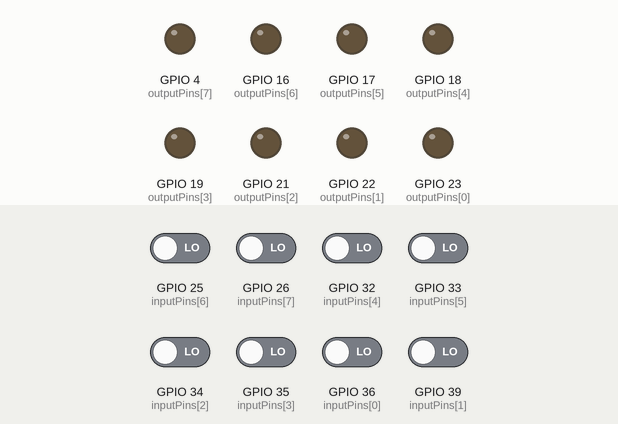
Simulated run of this program. Board: ESP32. Parts: output pins drawn as LEDs (lit = HIGH). The inputs (shaded band) are chosen by the test bench; at power-on: GPIO 25 (inputPins[6]), GPIO 26 (inputPins[7]), GPIO 32 (inputPins[4]), GPIO 33 (inputPins[5]), GPIO 34 (inputPins[2]), GPIO 35 (inputPins[3]), GPIO 36 (inputPins[0]), GPIO 39 (inputPins[1]) LOW. WiFi joins after 1.5 s; servers stay silent unless stated; random numbers use the default seed unless the program sets one; EEPROM starts erased; no MQTT or app messages arrive unless stated; what the program prints to the serial monitor is not drawn.

Above: at 2.9 s.
3.0 s: GPIO 25 (inputPins[6]) driven HIGH
At 4.1 s:
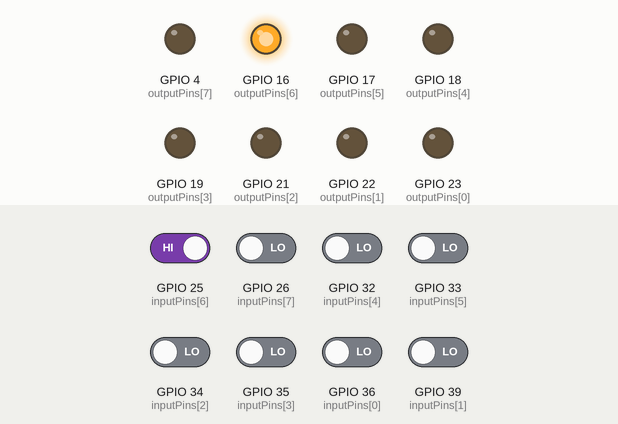
4.6 s: GPIO 26 (inputPins[7]) driven HIGH
At 5.8 s:
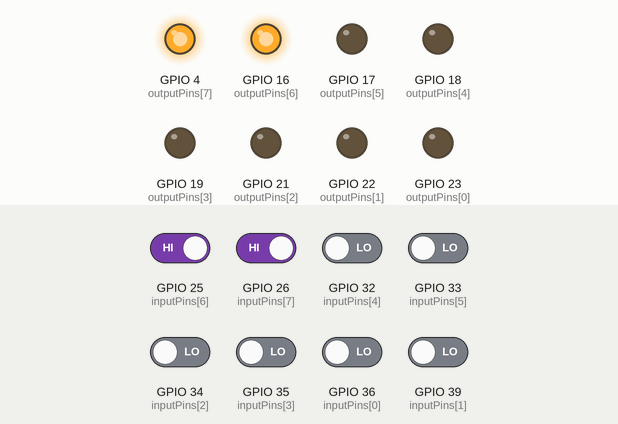
6.1 s: GPIO 32 (inputPins[4]) driven HIGH
At 7.3 s:
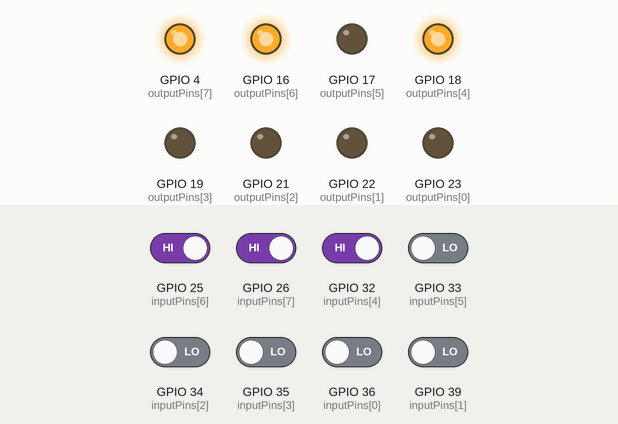
7.6 s: GPIO 33 (inputPins[5]) driven HIGH
At 8.0 s:
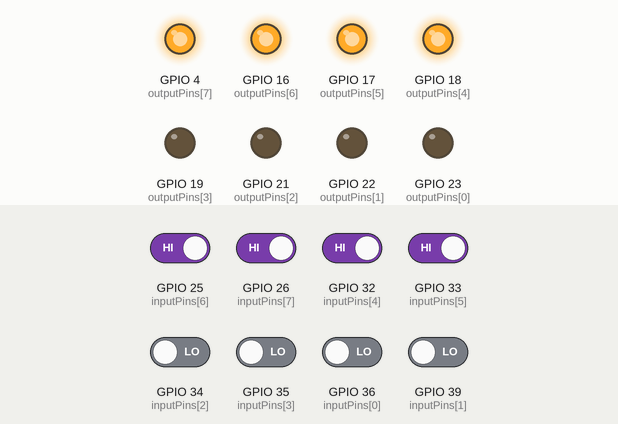
9.1 s: GPIO 34 (inputPins[2]) driven HIGH
At 9.8 s:
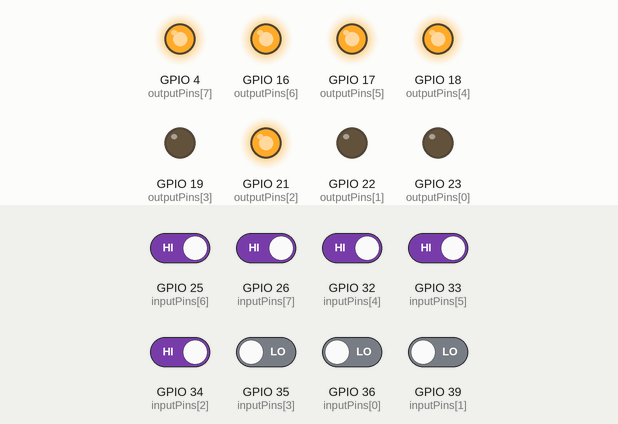
10.6 s: GPIO 35 (inputPins[3]) driven HIGH
At 11.5 s:
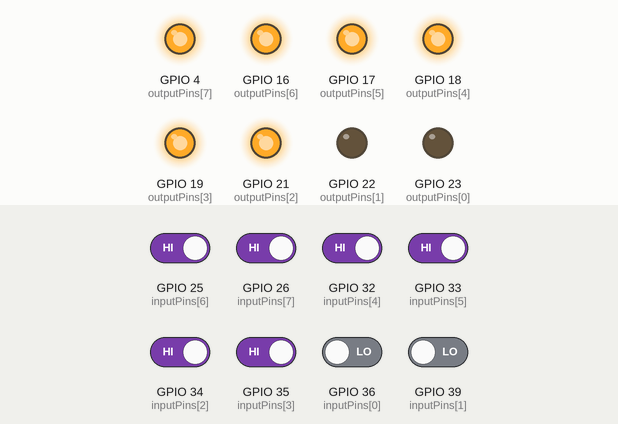
Timing chart, 0 to 13.1 s (numbered marks = the images above; inputs shaded):
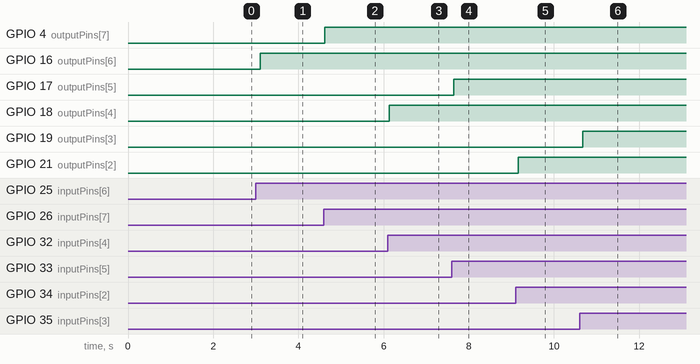

The program:

main.cpp
```cpp
#include "wifi_manager.h"
#include "mqtt_manager.h"
#include <Preferences.h>
#include <ArduinoJson.h>   // Benoît Blanchon library (keep this one)

// ===== WiFi credentials =====
const char* ssid = "Innovation_Lab";
const char* password = "Mlp0Zaq1";

// ===== MQTT Broker details =====
const char* mqtt_server = "192.168.10.41";
const int mqtt_port = 1883;
const char* mqtt_user = "engineer";
const char* mqtt_password = "123456";
const char* mqtt_topic = "dev/data";
const char* status_topic = "dev/status";

// ===== Initialize managers =====
WiFiManager wifiManager(ssid, password);
MQTTManager mqttManager(mqtt_server, mqtt_port, mqtt_user, mqtt_password, mqtt_topic);
Preferences prefs;

// ===== Define pins =====
int outputPins[] = {23, 22, 21, 19, 18, 17, 16, 4};  // Relays 1-8
int inputPins[]  = {36, 39, 34, 35, 32, 33, 25, 26}; // Inputs 1-8
int totalPins = 8;

// ===== State tracking =====
bool currentStates[8];
bool lastInputStates[8];
unsigned long blockMqttUntil = 0;

// ===== Toggle protection for relay #8 =====
const int TOGGLE_THRESHOLD      = 5;          // 5 toggles
const unsigned long TOGGLE_WINDOW_MS = 5000;  // 5 s window
const unsigned long DEBOUNCE_MS = 50;         // ignore <50 ms noise
const unsigned long BLOCK_MS    = 1800000UL;  // 30 min block

int toggleCount = 0;
unsigned long firstToggleMillis = 0;
unsigned long lastToggleEventMillis = 0;

// ===== Publish all states as JSON =====
void publishAllStates() {
    JsonDocument doc;  // ArduinoJson v7 syntax
    for (int i = 0; i < totalPins; i++) {
        doc[String(i + 1)] = currentStates[i] ? "on" : "off";
    }
    String json;
    serializeJson(doc, json);
    mqttManager.publish(status_topic, json.c_str());
    Serial.printf("📤 Published states to %s: %s\n", status_topic, json.c_str());
}

// ===== MQTT message callback =====
void mqttCallback(char* topic, byte* payload, unsigned int length) {
    if (millis() < blockMqttUntil) {
        Serial.println("❌ MQTT blocked - ignoring command");
        return;
    }

    String message;
    for (unsigned int i = 0; i < length; i++) message += (char)payload[i];
    Serial.printf("\n📩 Message: %s\n", message.c_str());

    for (int i = 1; i <= totalPins; i++) {
        String onCmd  = String(i) + "on";
        String offCmd = String(i) + "off";
        if (message == onCmd) {
            currentStates[i - 1] = HIGH;
            digitalWrite(outputPins[i - 1], HIGH);
            prefs.putBool(("relay" + String(i - 1)).c_str(), HIGH);
            Serial.printf("➡ Pin %d HIGH (MQTT)\n", outputPins[i - 1]);
            publishAllStates();
        } else if (message == offCmd) {
            currentStates[i - 1] = LOW;
            digitalWrite(outputPins[i - 1], LOW);
            prefs.putBool(("relay" + String(i - 1)).c_str(), LOW);
            Serial.printf("➡ Pin %d LOW (MQTT)\n", outputPins[i - 1]);
            publishAllStates();
        }
    }
    Serial.println("-------------------------");
}

// ===== Setup =====
void setup() {
    Serial.begin(115200);
    delay(100);

    for (int i = 0; i < totalPins; i++) {
        pinMode(outputPins[i], OUTPUT);
        pinMode(inputPins[i], INPUT); // external pull-downs needed on 36, 39, 34, 35
    }

    prefs.begin("relay_states");
    for (int i = 0; i < totalPins; i++) {
        currentStates[i] = prefs.getBool(("relay" + String(i)).c_str(), LOW);
        digitalWrite(outputPins[i], currentStates[i]);
        Serial.printf("Restored relay %d to %s\n", i + 1, currentStates[i] ? "ON" : "OFF");
    }

    for (int i = 0; i < totalPins; i++) {
        lastInputStates[i] = digitalRead(inputPins[i]);
        if (lastInputStates[i] != currentStates[i]) {
            currentStates[i] = lastInputStates[i];
            digitalWrite(outputPins[i], currentStates[i]);
            prefs.putBool(("relay" + String(i)).c_str(), currentStates[i]);
            Serial.printf("Overrode relay %d to match input (post-outage)\n", i + 1);
        }
    }

    wifiManager.begin();
    mqttManager.setCallback(mqttCallback);
    mqttManager.begin();
}

// ===== Loop =====
void loop() {
    mqttManager.loop();

    static bool initialPublish = false;
    if (!initialPublish && mqttManager.isConnected()) {
        initialPublish = true;
        publishAllStates();
    }

    unsigned long now = millis();
    static unsigned long lastPoll = 0;
    if (now - lastPoll > 100) {
        lastPoll = now;
        for (int i = 0; i < totalPins; i++) {
            bool currInput = digitalRead(inputPins[i]);
            if (currInput != lastInputStates[i]) {
                lastInputStates[i] = currInput;
                currentStates[i] = currInput;
                digitalWrite(outputPins[i], currInput);
                prefs.putBool(("relay" + String(i)).c_str(), currInput);
                Serial.printf("➡ Pin %d %s (Input)\n", outputPins[i],
                              currInput ? "HIGH" : "LOW");
                publishAllStates();

                // === Protection: relay #8 (index 7) toggle window ===
                if (i == 7) {
                    // Debounce
                    if (now - lastToggleEventMillis >= DEBOUNCE_MS) {
                        lastToggleEventMillis = now;

                        if (firstToggleMillis == 0 ||
                            (now - firstToggleMillis) > TOGGLE_WINDOW_MS) {
                            firstToggleMillis = now;
                            toggleCount = 1;
                        } else {
                            toggleCount++;
                        }

                        if (toggleCount >= TOGGLE_THRESHOLD) {
                            blockMqttUntil = now + BLOCK_MS;
                            Serial.printf("🚫 MQTT blocked for %lu ms "
                                          "due to relay 8 toggles (count=%d)\n",
                                          BLOCK_MS, toggleCount);
                            firstToggleMillis = 0;
                            toggleCount = 0;
                        } else {
                            Serial.printf("ℹ Relay 8 toggled (%d/%d) within window\n",
                                          toggleCount, TOGGLE_THRESHOLD);
                        }
                    }
                }
            }
        }
    }
}
```

mqtt_manager.h
```cpp
#ifndef MQTT_MANAGER_H
#define MQTT_MANAGER_H

#include <PubSubClient.h>
#include <WiFi.h>
#include <functional>

class MQTTManager {
private:
    const char* mqtt_server;
    const int mqtt_port;
    const char* mqtt_user;
    const char* mqtt_password;
    const char* mqtt_topic;

    WiFiClient espClient;
    PubSubClient client;
    std::function<void(char*, byte*, unsigned int)> callback;

    void reconnect();

public:
    MQTTManager(
        const char* server,
        int port,
        const char* user,
        const char* password,
        const char* topic
    );

    void setCallback(std::function<void(char*, byte*, unsigned int)> cb);
    void begin();
    void loop();
    bool isConnected();
    bool publish(const char* topic, const char* payload);
};

extern void publishAllStates();  // Added for MQTT reconnect publishing

#endif // MQTT_MANAGER_H
```

wifi_manager.h
```cpp
#ifndef WIFI_MANAGER_H
#define WIFI_MANAGER_H

#include <WiFi.h>

class WiFiManager {
private:
    const char* ssid;
    const char* password;

public:
    WiFiManager(const char* ssid, const char* password);
    void begin();
    bool isConnected();
    IPAddress getLocalIP();
};

#endif // WIFI_MANAGER_H
```

mqtt_manager.cpp
```cpp
#include "mqtt_manager.h"
extern void publishAllStates();  // Added: External state publishing

MQTTManager::MQTTManager(
    const char* server,
    int port,
    const char* user,
    const char* password,
    const char* topic
) : mqtt_server(server),
    mqtt_port(port),
    mqtt_user(user),
    mqtt_password(password),
    mqtt_topic(topic),
    client(espClient) {}

void MQTTManager::setCallback(std::function<void(char*, byte*, unsigned int)> cb) {
    callback = cb;
    client.setCallback([this](char* topic, byte* payload, unsigned int length) {
        this->callback(topic, payload, length);
    });
}

void MQTTManager::begin() {
    client.setServer(mqtt_server, mqtt_port);
}

void MQTTManager::reconnect() {
    while (!client.connected()) {
        Serial.print("🔄 Connecting to MQTT...");
        String clientId = "ESP32Client-" + String(random(0xffff), HEX);
        if (client.connect(clientId.c_str(), mqtt_user, mqtt_password)) {
            Serial.println("✅ Connected");
            client.subscribe(mqtt_topic);
            Serial.printf("Subscribed to topic: %s\n", mqtt_topic);
            publishAllStates();  // Added: publish states after reconnect
        } else {
            Serial.printf("❌ Failed (rc=%d), retry in 5s\n", client.state());
            delay(5000);
        }
    }
}

void MQTTManager::loop() {
    if (!client.connected()) {
        reconnect();
    }
    client.loop();
}

bool MQTTManager::isConnected() {
    return client.connected();
}

bool MQTTManager::publish(const char* topic, const char* payload) {
    return client.publish(topic, payload);
}
```

wifi_manager.cpp
```cpp
#include "wifi_manager.h"

WiFiManager::WiFiManager(const char* ssid, const char* password)
    : ssid(ssid), password(password) {}

void WiFiManager::begin() {
    delay(100);
    Serial.println("\nConnecting to WiFi...");
    WiFi.mode(WIFI_STA);
    WiFi.begin(ssid, password);

    int attempt = 0;
    while (WiFi.status() != WL_CONNECTED && attempt < 40) {  // 20 sec timeout
        delay(500);
        Serial.print(".");
        attempt++;
    }

    if (WiFi.status() == WL_CONNECTED) {
        Serial.println("\n✅ WiFi connected!");
        Serial.print("IP: ");
        Serial.println(WiFi.localIP());
    } else {
        Serial.println("\n❌ WiFi connection failed. Rebooting...");
        delay(3000);
        ESP.restart();
    }
}

bool WiFiManager::isConnected() {
    return WiFi.status() == WL_CONNECTED;
}

IPAddress WiFiManager::getLocalIP() {
    return WiFi.localIP();
}
```

wificonnectiononly.cpp
```cpp
#include <WiFi.h>// Include the header for extern declarations

void connectToWiFi() {
  Serial.begin(115200);  // Only if not already called in main.cpp
  delay(1000);

  Serial.println("Connecting to WiFi...");
  WiFi.begin("ECB_TEQIP", "");

  while (WiFi.status() != WL_CONNECTED) {
    delay(1000);
    Serial.println("Connecting...");
  }

  Serial.println("Connected to WiFi!");
  Serial.print("IP address: ");
  Serial.println(WiFi.localIP());
}

void checkWiFiStatus() {
  if (WiFi.status() != WL_CONNECTED) {
    Serial.println("WiFi disconnected—reconnecting...");
    connectToWiFi();  // Reconnect if needed
  }
}
```

Measured:
- after the input at 3.0 s, GPIO 16 (outputPins[6]): LOW → HIGH after 0.10 s
- after the input at 4.6 s, GPIO 4 (outputPins[7]): LOW → HIGH at once
- after the input at 6.1 s, GPIO 18 (outputPins[4]): LOW → HIGH at once
- after the input at 7.6 s, GPIO 17 (outputPins[5]): LOW → HIGH after 0.05 s
- after the input at 9.1 s, GPIO 21 (outputPins[2]): LOW → HIGH after 0.06 s
- after the input at 10.6 s, GPIO 19 (outputPins[3]): LOW → HIGH after 0.08 s
